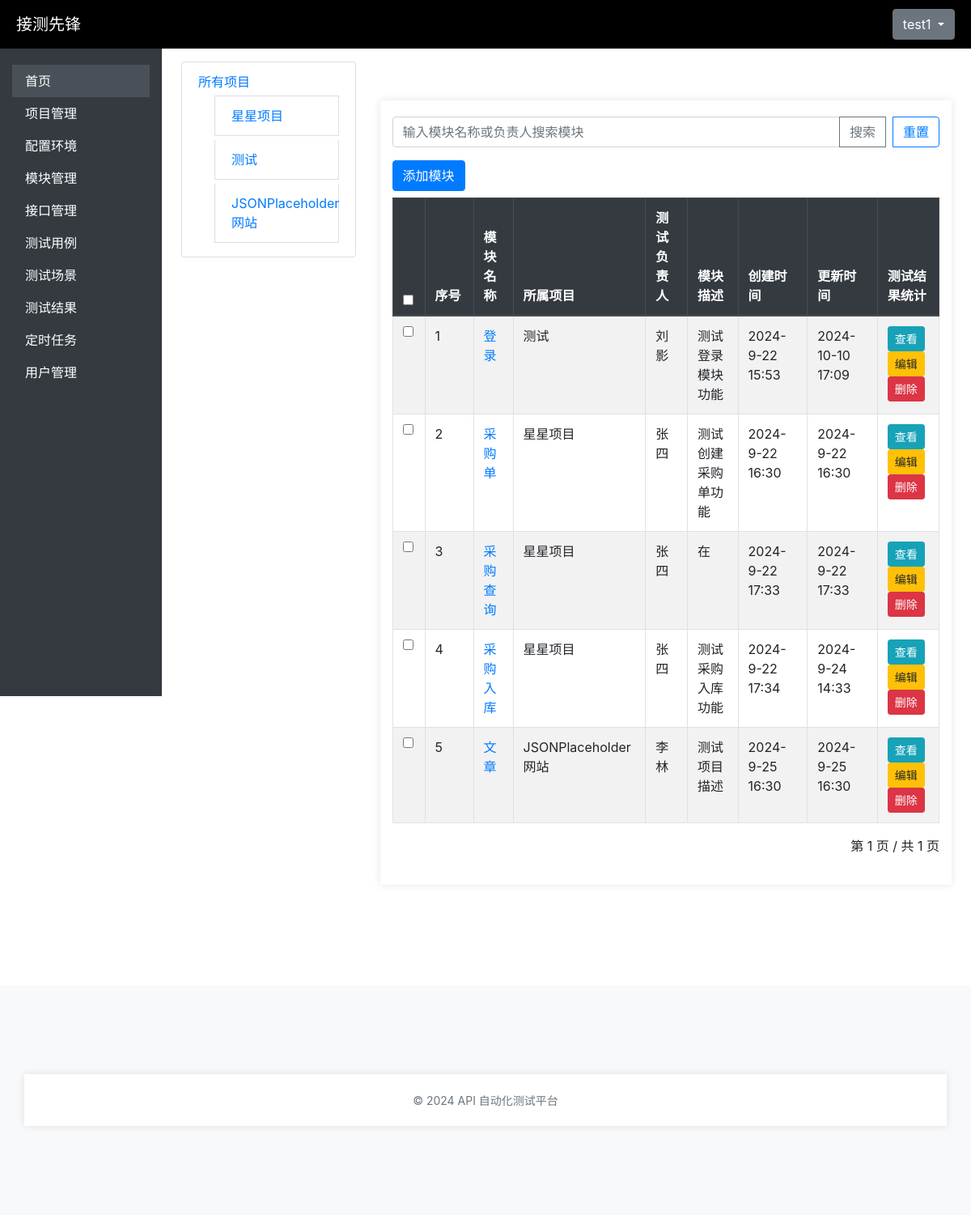
Page /modules/modules/ (signed in) on the committed database.
### user_management/models.py (models this page shows, shortened)
class Users(AbstractBaseUser):
    id = models.AutoField(primary_key=True)
    username = models.CharField(max_length=150, unique=True)
    email = models.EmailField(unique=True)
    password = models.CharField(max_length=128)
    status = models.BooleanField(default=True)  # 用户状态（是否激活）
    is_logged_in = models.BooleanField(default=False)  # 是否登录
    project = models.CharField(max_length=255, blank=True, null=True)  # 所属项目
    module = models.CharField(max_length=255, blank=True, null=True)  # 所属模块
    is_staff = models.BooleanField(default=False)  # 是否是员工
    is_superuser = models.BooleanField(default=False)  # 是否是超级用户
    USERNAME_FIELD = 'username'
    REQUIRED_FIELDS = ['email']
    objects = UserManager()  # 关联自定义用户管理器
    class Meta:
        verbose_name = '用户信息表'
        verbose_name_plural = '用户信息表'

### project_management/models.py (models this page shows, shortened)
class Project(models.Model):
    id = models.AutoField(primary_key=True)
    name = models.CharField('项目名称', max_length=50, unique=True, null=False)
    proj_owner = models.CharField('项目负责人', max_length=20, null=False)
    test_owner = models.CharField('测试负责人', max_length=20, null=False)
    dev_owner = models.CharField('开发负责人', max_length=20, null=False)
    desc = models.CharField('项目描述', max_length=100, null=True)
    create_time = models.DateTimeField('项目创建时间', auto_now_add=True)
    update_time = models.DateTimeField('项目更新时间', auto_now=True, null=True)
    class Meta:
        verbose_name = '项目信息表'
        verbose_name_plural = '项目信息表'

### module_management/models.py (models this page shows, shortened)
class Module(models.Model):
    id = models.AutoField(primary_key=True)
    name = models.CharField('模块名称', max_length=50, null=False)
    belong_project = models.ForeignKey(Project, on_delete=models.CASCADE)
    test_owner = models.CharField('测试负责人', max_length=50, null=False)
    desc = models.CharField('简要描述', max_length=100, null=True)
    create_time = models.DateTimeField('创建时间', auto_now_add=True)
    update_time = models.DateTimeField('更新时间', auto_now=True, null=True)
    class Meta:
        verbose_name = '模块信息表'
        verbose_name_plural = '模块信息表'

### module_management/views.py (the view)
# urls.py: path('modules/', views.module_list, name='module_list'),
@login_required
def module_list(request):
    project_id = request.GET.get('project_id')
    if project_id:
        modules = Module.objects.filter(belong_project_id=project_id)
    else:
        modules = Module.objects.all()
    projects = Project.objects.all()
    paginator = Paginator(modules, 10)  # 每页显示10个项目
    page_number = request.GET.get('page')
    modules_page = paginator.get_page(page_number)
    return render(request, 'modules/module_list.html', {'modules': modules_page, 'projects': projects, 'paginator': paginator})

### api_test_platform/templates/modules/module_list.html (shortened to what this page needs)
{% extends 'base.html' %}
{% block content %}
<div class="row d-flex align-items-start">
    <div class="col-md-3">
        <ul class="list-group" id="treeMenu">
            <li class="list-group-item">
                <a  href="{% url 'module_list' %}">所有项目</a>
                <ul class="collapse show" id="all-projects">
                    {% for project in projects %}
                    <li class="list-group-item">
                        <a  href="?project_id={{ project.id }}" aria-expanded="false" aria-controls="project-{{ project.id }}">{{ project.name }}</a>
                    </li>
                    {% endfor %}
                </ul>
            </li>
        </ul>
    </div>
<div class="col-md-9">
<div class="container mt-5">
    <div class="row mb-3">
        <div class="col-md-12">
            <form action="{% url 'module_search' %}" method="POST">
                <div class="input-group">
                    <input type="text" name="q" class="form-control" placeholder="输入模块名称或负责人搜索模块" value="{{ module.name }}">
                    <div class="input-group-append">
                        <button class="btn btn-outline-secondary" type="submit">搜索</button>
                        <a href="{% url 'module_list' %}" class="btn btn-outline-primary ml-2">重置</a>
                    </div>
                </div>
            </form>
        </div>
    </div>
    <div class="row">
        <div class="col-md-12">
            <div class="d-flex justify-content-between mb-2">
                <a href="{% url 'module_create' %}" class="btn btn-primary">添加模块</a>
            </div>
            <table class="table table-bordered table-hover table-striped">
                <thead class="thead-dark">
                    <tr>
                        <th style="width:40px;"><input type="checkbox"></th>
                        <th style="width:60px;">序号</th>
                        <th>模块名称</th>
                        <th>所属项目</th>
                        <th>测试负责人</th>
                        <th>模块描述</th>
                        <th>创建时间</th>
                        <th>更新时间</th>
                        <th>测试结果统计</th>
                    </tr>
                </thead>
                <tbody>
                    {% for module in modules %}
                    <tr>
                        <td><input type="checkbox"></td>
                        <td>{{ forloop.counter }}</td>
                        <td><a href="#">{{ module.name }}</a></td>
                        <td>{{ module.belong_project.name }}</td>
                        <td>{{ module.test_owner }}</td>
                        <td>{{ module.desc }}</td>
                        <td>{{ module.create_time|date:"Y-n-d H:i" }}</td>
                        <td>{{ module.update_time|date:"Y-n-d H:i" }}</td>
                        <td>
                            <a href="{% url 'module_detail' module.id %}" class="btn btn-sm btn-info">查看</a>
                            <a href="{% url 'module_update' module.id %}" class="btn btn-sm btn-warning">编辑</a>
                            <button class="btn btn-sm btn-danger" onclick="openDeleteModal({{ module.id }})">删除</button>
                        </td>
                    </tr>
                    {% empty %}
                    <tr>
                        <td colspan="9" class="text-center">暂无模块</td>
                    </tr>
                    {% endfor %}
                </tbody>
            </table>
        </div>
    </div>
    <div id="pages" class="d-flex justify-content-end">
        <nav>
            <ul class="pagination">
                <li class="step-links">
                    <span class="current">
                        第 {{ modules.number }} 页 / 共 {{ modules.paginator.num_pages }} 页</span>
                </li>
            </ul>
        </nav>
    </div>
</div>
</div>
</div>
{% endblock %}

### api_test_platform/templates/base.html (shortened to what this page needs)
<!DOCTYPE html>
<html lang="en">
<head>
    {% load static %}
    <link rel="stylesheet" type="text/css" href="{% static 'css/style.css' %}">
    <link rel="stylesheet" href="https://stackpath.bootstrapcdn.com/bootstrap/4.5.2/css/bootstrap.min.css">
    <link href="https://cdn.jsdelivr.net/npm/bootstrap@4.5.2/dist/css/bootstrap.min.css" rel="stylesheet">
</head>
<body>
    <div class="brand">
        <a href="#" style="color: white;">接测先锋</a>
        <div class="dropdown">
            <button class="btn btn-secondary dropdown-toggle" type="button" data-toggle="dropdown" aria-expanded="false">
                {{ user.username }}
            </button>
        </div>
    </div>
    <div class="container-fluid">
        <div class="row">
            <nav class="col-md-2 d-none d-md-block sidebar">
                <div class="sidebar-sticky">
                    <ul class="nav flex-column">
                        <li class="nav-item">
                            <a class="nav-link active" href="/">首页</a>
                        </li>
                        <li class="nav-item">
                            <a class="nav-link" href="{% url 'project_list' %}">项目管理</a>
                        </li>
                        <li class="nav-item">
                            <a class="nav-link" href="{% url 'environment_list' %}">配置环境</a>
                        </li>
                        <li class="nav-item">
                            <a class="nav-link" href="{% url 'module_list' %}">模块管理</a>
                        </li>
                        <li class="nav-item">
                            <a class="nav-link" href="{% url 'interface_list' %}">接口管理</a>
                        </li>
                        <li class="nav-item">
                            <a class="nav-link" href="{% url 'testcase_list' %}">测试用例</a>
                        </li>
                        <li class="nav-item">
                            <a class="nav-link" href="{% url 'testscenario_list' %}">测试场景</a>
                        </li>
                        <li class="nav-item">
                            <a class="nav-link" href="{% url 'testresult_list' %}">测试结果</a>
                        </li>
                        <li class="nav-item">
                            <a class="nav-link" href="{% url 'scheduled_list' %}">定时任务</a>
                        </li>
                        <li class="nav-item">
                            <a class="nav-link" href="{% url 'user_list' %}">用户管理</a>
                        </li>
                    </ul>
                </div>
            </nav>
            <main role="main" class="col-md-10 ml-sm-auto px-4">
                <div class="d-flex justify-content-between flex-wrap flex-md-nowrap align-items-center pt-3 pb-2 mb-3">
                    {% block content %}{% endblock %}
                </div>
            </main>
        </div>
    </div>
    <footer class="footer text-center">
        <div class="container">
            <span class="text-muted">© 2024 API 自动化测试平台</span>
        </div>
    </footer>
</body>
</html>

### api_test_platform/static/css/style.css (style rules this page uses)
body { font-family: Arial, sans-serif; background-color: #f7f7f7; }
.container { width: 300px; margin: 100px auto; padding: 20px; background-color: white; box-shadow: 0 0 10px rgba(0, 0, 0, 0.1); flex-wrap: wrap; }
label, input { display: block; margin-bottom: 10px; }
button { background-color: #4CAF50; color: white; padding: 10px; border: none; cursor: pointer; }
table { table-layout: auto; width: 100%; }

### api_test_platform/templates/base.html (style rules this page uses)
.brand { background-color: #000; font-size: 20px; color: aliceblue; height: 60px; display: flex; align-items: center; justify-content: space-between; padding: 0 20px; }
.sidebar { background-color: #343a40; height: 100vh; color: white; }
.sidebar .nav-link { color: white; }
.sidebar .nav-link.active, .sidebar .nav-link:hover { background-color: #495057; color: #ffffff; }
.sidebar-sticky { padding-top: 20px; }
footer { background-color: #f8f9fa; padding: 10px 0; }
.footer .text-muted { font-size: 14px; }

### api_test_platform/templates/modules/module_list.html (style rules this page uses)
#treeMenu ul { list-style-type: none; padding-left: 20px; }
#treeMenu ul li { margin: 5px 0; }

### rows in the picture
Users: username "test1"
Project: name "星星项目"
Project: name "测试"
Project: name "JSONPlaceholder网站"
Module: name "登录", belong_project.name "测试", test_owner "刘影", desc "测试登录模块功能", create_time "2024-9-22 15:53", update_time "2024-10-10 17:09"
Module: name "采购单", belong_project.name "星星项目", test_owner "张四", desc "测试创建采购单功能", create_time "2024-9-22 16:30", update_time "2024-9-22 16:30"
Module: name "采购查询", belong_project.name "星星项目", test_owner "张四", desc "在", create_time "2024-9-22 17:33", update_time "2024-9-22 17:33"
Module: name "采购入库", belong_project.name "星星项目", test_owner "张四", desc "测试采购入库功能", create_time "2024-9-22 17:34", update_time "2024-9-24 14:33"
Module: name "文章", belong_project.name "JSONPlaceholder网站", test_owner "李林", desc "测试项目描述", create_time "2024-9-25 16:30", update_time "2024-9-25 16:30"

### other values in the picture
{{ modules.number }} "1"
{{ modules.paginator.num_pages }} "1"
